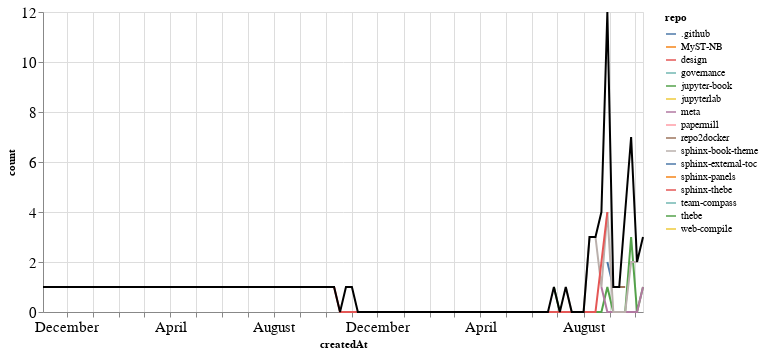

Notebook source saved alongside this figure:
### Markdown cell above
### PRs

### Code cell
prs_time = prs.groupby('repo').resample('W', on='createdAt').count()['author'].reset_index()
prs_time = prs_time.rename(columns={'author': 'count'})
prs_time_total = prs_time.groupby('createdAt').agg({"count": "sum"}).reset_index()

ch1 = alt.Chart(prs_time, width=600).mark_line().encode(
    x='createdAt',
    y='count',
    color='repo',
    tooltip="repo"
)

ch2 = alt.Chart(prs_time_total, width=600).mark_line(color="black").encode(
    x='createdAt',
    y='count',
)

ch1 + ch2

### Figure 1 — Vega-Lite specification as saved in the notebook (floating-point values rounded to 4 significant figures)
{"config": {"axisLeft": {"labelFontSize": 15}, "axisBottom": {"labelFontSize": 15}}, "layer": [{"data": {"name": "data-d16250cac75d6e3f354000d9471e8d4e"}, "mark": "line", "encoding": {"color": {"type": "nominal", "field": "repo"}, "tooltip": {"type": "nominal", "field": "repo"}, "x": {"type": "temporal", "field": "createdAt"}, "y": {"type": "quantitative", "field": "count"}}, "width": 600}, {"data": {"name": "data-e17c221caade23f8de41e94149ffeb70"}, "mark": {"type": "line", "color": "black"}, "encoding": {"x": {"type": "temporal", "field": "createdAt"}, "y": {"type": "quantitative", "field": "count"}}, "width": 600}], "$schema": "https://vega.github.io/schema/vega-lite/v4.8.1.json", "datasets": {"data-d16250cac75d6e3f354000d9471e8d4e": [{"repo": ".github", "createdAt": "2021-08-29T00:00:00", "count": 2}, {"repo": ".github", "createdAt": "2021-09-05T00:00:00", "count": 1}, {"repo": "MyST-NB", "createdAt": "2021-10-10T00:00:00", "count": 1}, {"repo": "design", "createdAt": "2019-11-03T00:00:00", "count": 1}, {"repo": "governance", "createdAt": "2021-09-19T00:00:00", "count": 2}, {"repo": "jupyter-book", "createdAt": "2021-06-27T00:00:00", "count": 1}, {"repo": "jupyter-book", "createdAt": "2021-07-04T00:00:00", "count": 0}, {"repo": "jupyter-book", "createdAt": "2021-07-11T00:00:00", "count": 0}, {"repo": "jupyter-book", "createdAt": "2021-07-18T00:00:00", "count": 0}, {"repo": "jupyter-book", "createdAt": "2021-07-25T00:00:00", "count": 0}, {"repo": "jupyter-book", "createdAt": "2021-08-01T00:00:00", "count": 0}, {"repo": "jupyter-book", "createdAt": "2021-08-08T00:00:00", "count": 0}, {"repo": "jupyter-book", "createdAt": "2021-08-15T00:00:00", "count": 0}, {"repo": "jupyter-book", "createdAt": "2021-08-22T00:00:00", "count": 0}, {"repo": "jupyter-book", "createdAt": "2021-08-29T00:00:00", "count": 1}, {"repo": "jupyter-book", "createdAt": "2021-09-05T00:00:00", "count": 0}, {"repo": "jupyter-book", "createdAt": "2021-09-12T00:00:00", "count": 0}, {"repo": "jupyter-book", "createdAt": "2021-09-19T00:00:00", "count": 0}, {"repo": "jupyter-book", "createdAt": "2021-09-26T00:00:00", "count": 3}, {"repo": "jupyter-book", "createdAt": "2021-10-03T00:00:00", "count": 0}, {"repo": "jupyter-book", "createdAt": "2021-10-10T00:00:00", "count": 1}, {"repo": "jupyterlab", "createdAt": "2020-08-09T00:00:00", "count": 1}, {"repo": "meta", "createdAt": "2021-08-22T00:00:00", "count": 1}, {"repo": "meta", "createdAt": "2021-08-29T00:00:00", "count": 0}, {"repo": "meta", "createdAt": "2021-09-05T00:00:00", "count": 0}, {"repo": "meta", "createdAt": "2021-09-12T00:00:00", "count": 0}, {"repo": "meta", "createdAt": "2021-09-19T00:00:00", "count": 0}, {"repo": "meta", "createdAt": "2021-09-26T00:00:00", "count": 0}, {"repo": "meta", "createdAt": "2021-10-03T00:00:00", "count": 0}, {"repo": "meta", "createdAt": "2021-10-10T00:00:00", "count": 1}, {"repo": "papermill", "createdAt": "2021-08-29T00:00:00", "count": 1}, {"repo": "repo2docker", "createdAt": "2021-09-12T00:00:00", "count": 1}, {"repo": "repo2docker", "createdAt": "2021-09-19T00:00:00", "count": 1}, {"repo": "sphinx-book-theme", "createdAt": "2021-07-11T00:00:00", "count": 1}, {"repo": "sphinx-book-theme", "createdAt": "2021-07-18T00:00:00", "count": 0}, {"repo": "sphinx-book-theme", "createdAt": "2021-07-25T00:00:00", "count": 0}, {"repo": "sphinx-book-theme", "createdAt": "2021-08-01T00:00:00", "count": 0}, {"repo": "sphinx-book-theme", "createdAt": "2021-08-08T00:00:00", "count": 3}, {"repo": "sphinx-book-theme", "createdAt": "2021-08-15T00:00:00", "count": 3}, {"repo": "sphinx-book-theme", "createdAt": "2021-08-22T00:00:00", "count": 1}, {"repo": "sphinx-book-theme", "createdAt": "2021-08-29T00:00:00", "count": 4}, {"repo": "sphinx-book-theme", "createdAt": "2021-09-05T00:00:00", "count": 0}, {"repo": "sphinx-book-theme", "createdAt": "2021-09-12T00:00:00", "count": 0}, {"repo": "sphinx-book-theme", "createdAt": "2021-09-19T00:00:00", "count": 0}, {"repo": "sphinx-book-theme", "createdAt": "2021-09-26T00:00:00", "count": 2}, {"repo": "sphinx-book-theme", "createdAt": "2021-10-03T00:00:00", "count": 2}, {"repo": "sphinx-external-toc", "createdAt": "2021-09-19T00:00:00", "count": 1}, {"repo": "sphinx-panels", "createdAt": "2020-10-25T00:00:00", "count": 1}, {"repo": "sphinx-thebe", "createdAt": "2020-10-11T00:00:00", "count": 1}, {"repo": "sphinx-thebe", "createdAt": "2020-10-18T00:00:00", "count": 0}, {"repo": "sphinx-thebe", "createdAt": "2020-10-25T00:00:00", "count": 0}, {"repo": "sphinx-thebe", "createdAt": "2020-11-01T00:00:00", "count": 0}, {"repo": "sphinx-thebe", "createdAt": "2020-11-08T00:00:00", "count": 0}, {"repo": "sphinx-thebe", "createdAt": "2020-11-15T00:00:00", "count": 0}, {"repo": "sphinx-thebe", "createdAt": "2020-11-22T00:00:00", "count": 0}, {"repo": "sphinx-thebe", "createdAt": "2020-11-29T00:00:00", "count": 0}, {"repo": "sphinx-thebe", "createdAt": "2020-12-06T00:00:00", "count": 0}, {"repo": "sphinx-thebe", "createdAt": "2020-12-13T00:00:00", "count": 0}, {"repo": "sphinx-thebe", "createdAt": "2020-12-20T00:00:00", "count": 0}, {"repo": "sphinx-thebe", "createdAt": "2020-12-27T00:00:00", "count": 0}, {"repo": "sphinx-thebe", "createdAt": "2021-01-03T00:00:00", "count": 0}, {"repo": "sphinx-thebe", "createdAt": "2021-01-10T00:00:00", "count": 0}, {"repo": "sphinx-thebe", "createdAt": "2021-01-17T00:00:00", "count": 0}, {"repo": "sphinx-thebe", "createdAt": "2021-01-24T00:00:00", "count": 0}, {"repo": "sphinx-thebe", "createdAt": "2021-01-31T00:00:00", "count": 0}, {"repo": "sphinx-thebe", "createdAt": "2021-02-07T00:00:00", "count": 0}, {"repo": "sphinx-thebe", "createdAt": "2021-02-14T00:00:00", "count": 0}, {"repo": "sphinx-thebe", "createdAt": "2021-02-21T00:00:00", "count": 0}, {"repo": "sphinx-thebe", "createdAt": "2021-02-28T00:00:00", "count": 0}, {"repo": "sphinx-thebe", "createdAt": "2021-03-07T00:00:00", "count": 0}, {"repo": "sphinx-thebe", "createdAt": "2021-03-14T00:00:00", "count": 0}, {"repo": "sphinx-thebe", "createdAt": "2021-03-21T00:00:00", "count": 0}, {"repo": "sphinx-thebe", "createdAt": "2021-03-28T00:00:00", "count": 0}, {"repo": "sphinx-thebe", "createdAt": "2021-04-04T00:00:00", "count": 0}, {"repo": "sphinx-thebe", "createdAt": "2021-04-11T00:00:00", "count": 0}, {"repo": "sphinx-thebe", "createdAt": "2021-04-18T00:00:00", "count": 0}, {"repo": "sphinx-thebe", "createdAt": "2021-04-25T00:00:00", "count": 0}, {"repo": "sphinx-thebe", "createdAt": "2021-05-02T00:00:00", "count": 0}, {"repo": "sphinx-thebe", "createdAt": "2021-05-09T00:00:00", "count": 0}, {"repo": "sphinx-thebe", "createdAt": "2021-05-16T00:00:00", "count": 0}, {"repo": "sphinx-thebe", "createdAt": "2021-05-23T00:00:00", "count": 0}, {"repo": "sphinx-thebe", "createdAt": "2021-05-30T00:00:00", "count": 0}, {"repo": "sphinx-thebe", "createdAt": "2021-06-06T00:00:00", "count": 0}, {"repo": "sphinx-thebe", "createdAt": "2021-06-13T00:00:00", "count": 0}, {"repo": "sphinx-thebe", "createdAt": "2021-06-20T00:00:00", "count": 0}, {"repo": "sphinx-thebe", "createdAt": "2021-06-27T00:00:00", "count": 0}, {"repo": "sphinx-thebe", "createdAt": "2021-07-04T00:00:00", "count": 0}, {"repo": "sphinx-thebe", "createdAt": "2021-07-11T00:00:00", "count": 0}, {"repo": "sphinx-thebe", "createdAt": "2021-07-18T00:00:00", "count": 0}, {"repo": "sphinx-thebe", "createdAt": "2021-07-25T00:00:00", "count": 0}, {"repo": "sphinx-thebe", "createdAt": "2021-08-01T00:00:00", "count": 0}, {"repo": "sphinx-thebe", "createdAt": "2021-08-08T00:00:00", "count": 0}, {"repo": "sphinx-thebe", "createdAt": "2021-08-15T00:00:00", "count": 0}, {"repo": "sphinx-thebe", "createdAt": "2021-08-22T00:00:00", "count": 2}, {"repo": "sphinx-thebe", "createdAt": "2021-08-29T00:00:00", "count": 4}, {"repo": "team-compass", "createdAt": "2021-09-26T00:00:00", "count": 1}, {"repo": "thebe", "createdAt": "2020-11-01T00:00:00", "count": 1}, {"repo": "web-compile", "createdAt": "2021-09-26T00:00:00", "count": 1}], "data-e17c221caade23f8de41e94149ffeb70": [{"createdAt": "2019-11-03T00:00:00", "count": 1}, {"createdAt": "2020-08-09T00:00:00", "count": 1}, {"createdAt": "2020-10-11T00:00:00", "count": 1}, {"createdAt": "2020-10-18T00:00:00", "count": 0}, {"createdAt": "2020-10-25T00:00:00", "count": 1}, {"createdAt": "2020-11-01T00:00:00", "count": 1}, {"createdAt": "2020-11-08T00:00:00", "count": 0}, {"createdAt": "2020-11-15T00:00:00", "count": 0}, {"createdAt": "2020-11-22T00:00:00", "count": 0}, {"createdAt": "2020-11-29T00:00:00", "count": 0}, {"createdAt": "2020-12-06T00:00:00", "count": 0}, {"createdAt": "2020-12-13T00:00:00", "count": 0}, {"createdAt": "2020-12-20T00:00:00", "count": 0}, {"createdAt": "2020-12-27T00:00:00", "count": 0}, {"createdAt": "2021-01-03T00:00:00", "count": 0}, {"createdAt": "2021-01-10T00:00:00", "count": 0}, {"createdAt": "2021-01-17T00:00:00", "count": 0}, {"createdAt": "2021-01-24T00:00:00", "count": 0}, {"createdAt": "2021-01-31T00:00:00", "count": 0}, {"createdAt": "2021-02-07T00:00:00", "count": 0}, {"createdAt": "2021-02-14T00:00:00", "count": 0}, {"createdAt": "2021-02-21T00:00:00", "count": 0}, {"createdAt": "2021-02-28T00:00:00", "count": 0}, {"createdAt": "2021-03-07T00:00:00", "count": 0}, {"createdAt": "2021-03-14T00:00:00", "count": 0}, {"createdAt": "2021-03-21T00:00:00", "count": 0}, {"createdAt": "2021-03-28T00:00:00", "count": 0}, {"createdAt": "2021-04-04T00:00:00", "count": 0}, {"createdAt": "2021-04-11T00:00:00", "count": 0}, {"createdAt": "2021-04-18T00:00:00", "count": 0}, {"createdAt": "2021-04-25T00:00:00", "count": 0}, {"createdAt": "2021-05-02T00:00:00", "count": 0}, {"createdAt": "2021-05-09T00:00:00", "count": 0}, {"createdAt": "2021-05-16T00:00:00", "count": 0}, {"createdAt": "2021-05-23T00:00:00", "count": 0}, {"createdAt": "2021-05-30T00:00:00", "count": 0}, {"createdAt": "2021-06-06T00:00:00", "count": 0}, {"createdAt": "2021-06-13T00:00:00", "count": 0}, {"createdAt": "2021-06-20T00:00:00", "count": 0}, {"createdAt": "2021-06-27T00:00:00", "count": 1}, {"createdAt": "2021-07-04T00:00:00", "count": 0}, {"createdAt": "2021-07-11T00:00:00", "count": 1}, {"createdAt": "2021-07-18T00:00:00", "count": 0}, {"createdAt": "2021-07-25T00:00:00", "count": 0}, {"createdAt": "2021-08-01T00:00:00", "count": 0}, {"createdAt": "2021-08-08T00:00:00", "count": 3}, {"createdAt": "2021-08-15T00:00:00", "count": 3}, {"createdAt": "2021-08-22T00:00:00", "count": 4}, {"createdAt": "2021-08-29T00:00:00", "count": 12}, {"createdAt": "2021-09-05T00:00:00", "count": 1}, {"createdAt": "2021-09-12T00:00:00", "count": 1}, {"createdAt": "2021-09-19T00:00:00", "count": 4}, {"createdAt": "2021-09-26T00:00:00", "count": 7}, {"createdAt": "2021-10-03T00:00:00", "count": 2}, {"createdAt": "2021-10-10T00:00:00", "count": 3}]}}
